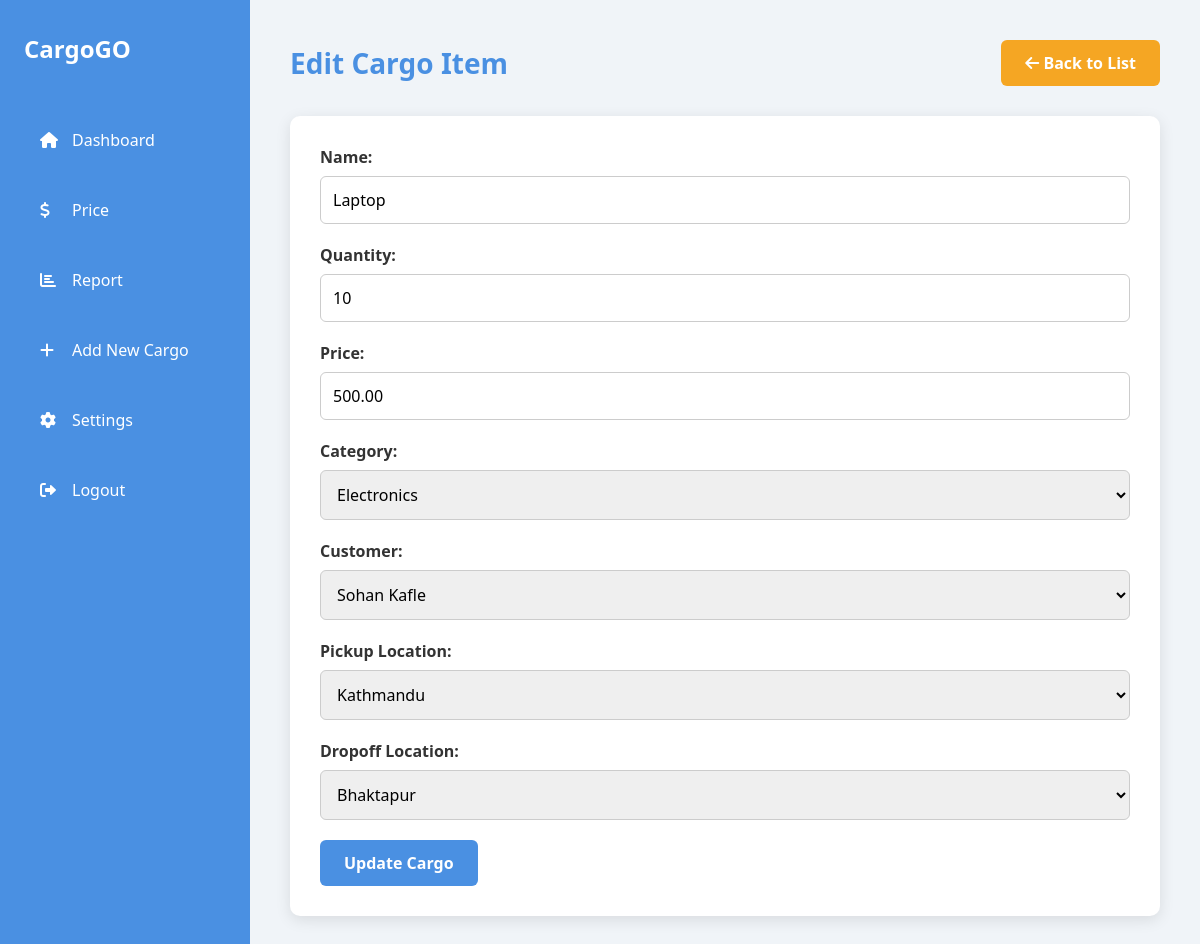
The app's page /edit.php?id=1 (signed in) with its own data.
### tables this page shows
CREATE TABLE cargo_items (
    cargo_id INT AUTO_INCREMENT PRIMARY KEY,
    name VARCHAR(255) NOT NULL,
    quantity INT NOT NULL,
    price DECIMAL(10, 2) NOT NULL,
    category_id INT NOT NULL,
    customer_id INT NOT NULL,
    pickup_location_id INT NOT NULL,
    dropoff_location_id INT NOT NULL,
    distance DECIMAL(10, 2) NOT NULL,
    price_per_km DECIMAL(10, 2) NOT NULL,
    total_price DECIMAL(10, 2) GENERATED ALWAYS AS (distance * price_per_km) STORED,
    user_id INT NOT NULL,
    created_at TIMESTAMP DEFAULT CURRENT_TIMESTAMP,
    FOREIGN KEY (category_id) REFERENCES categories(category_id),
    FOREIGN KEY (customer_id) REFERENCES customers(customer_id),
    FOREIGN KEY (pickup_location_id) REFERENCES locations(location_id),
    FOREIGN KEY (dropoff_location_id) REFERENCES locations(location_id),
    FOREIGN KEY (user_id) REFERENCES users(user_id)
);

CREATE TABLE categories (
    category_id INT AUTO_INCREMENT PRIMARY KEY,
    category_name VARCHAR(100) NOT NULL UNIQUE
);

CREATE TABLE customers (
    customer_id INT AUTO_INCREMENT PRIMARY KEY,
    name VARCHAR(100) NOT NULL,
    address TEXT NOT NULL
);

CREATE TABLE locations (
    location_id INT AUTO_INCREMENT PRIMARY KEY,
    location_name VARCHAR(255) NOT NULL UNIQUE
);

### edit.php (the view, shortened to what this page needs)
<?php
require_once 'config.php';
if ($_SERVER['REQUEST_METHOD'] == 'GET' && isset($_GET['id'])) {
    $id = (int)$_GET['id'];
    $query = "SELECT * FROM cargo_items WHERE cargo_id = $id";
    $result = mysqli_query($conn, $query);
    if ($result && mysqli_num_rows($result) > 0) {
        $item = mysqli_fetch_assoc($result);
    } else {
        $error = "Item not found or database query failed.";
    }
}
?>
<!DOCTYPE html>
<html lang="en">
<head>
    <link rel="stylesheet" href="https://cdnjs.cloudflare.com/ajax/libs/font-awesome/6.0.0/css/all.min.css">
</head>
<body>
    <div class="sidebar">
        <div class="logo">CargoGO</div>
        <a href="#" class="menu-item">
            <i class="fas fa-home"></i>
            Dashboard
        </a>
        <a href="price.php" class="menu-item">
            <i class="fas fa-dollar-sign"></i>
            Price
        </a>
        <a href="report.php" class="menu-item">
            <i class="fas fa-chart-bar"></i>
            Report
        </a>
        <a href="add.php" class="menu-item">
            <i class="fas fa-plus"></i>
            Add New Cargo
        </a>
        <a href="settings.php" class="menu-item">
            <i class="fas fa-cog"></i>
            Settings
        </a>
        <a href="logout.php" class="menu-item">
            <i class="fas fa-sign-out-alt"></i>
            Logout
        </a>
    </div>
    <div class="main">
        <div class="header">
            <h1>Edit Cargo Item</h1>
            <a href="user_dashboard.php" class="btn btn-secondary"><i class="fas fa-arrow-left"></i> Back to List</a>
        </div>
        <div class="form-container">
            <?php if (isset($item)) : ?>
                <form action="edit.php" method="post">
                    <div class="form-group">
                        <label for="name">Name:</label>
                        <input type="text" id="name" name="name" value="<?php echo htmlspecialchars($item['name']); ?>" required>
                    </div>
                    <div class="form-group">
                        <label for="quantity">Quantity:</label>
                        <input type="number" id="quantity" name="quantity" value="<?php echo $item['quantity']; ?>" required>
                    </div>
                    <div class="form-group">
                        <label for="price">Price:</label>
                        <input type="number" id="price" name="price" step="0.01" value="<?php echo $item['price']; ?>" required>
                    </div>
                    <div class="form-group">
                        <label for="category">Category:</label>
                        <select name="category" id="category" required>
                            <?php
                            $category_query = "SELECT * FROM categories";
                            $category_result = mysqli_query($conn, $category_query);
                            while ($category = mysqli_fetch_assoc($category_result)) {
                                echo "<option value='{$category['category_id']}' " . ($category['category_id'] == $item['category_id'] ? 'selected' : '') . ">{$category['category_name']}</option>";
                            }
                            ?>
                        </select>
                    </div>
                    <div class="form-group">
                        <label for="customer">Customer:</label>
                        <select name="customer" id="customer" required>
                            <?php
                            $customer_query = "SELECT * FROM customers";
                            $customer_result = mysqli_query($conn, $customer_query);
                            while ($customer = mysqli_fetch_assoc($customer_result)) {
                                echo "<option value='{$customer['customer_id']}' " . ($customer['customer_id'] == $item['customer_id'] ? 'selected' : '') . ">{$customer['name']}</option>";
                            }
                            ?>
                        </select>
                    </div>
                    <div class="form-group">
                        <label for="pickup_location">Pickup Location:</label>
                        <select name="pickup_location" id="pickup_location" required>
                            <?php
                            $location_query = "SELECT * FROM locations";
                            $location_result = mysqli_query($conn, $location_query);
                            while ($location = mysqli_fetch_assoc($location_result)) {
                                echo "<option value='{$location['location_id']}' " . ($location['location_id'] == $item['pickup_location_id'] ? 'selected' : '') . ">{$location['location_name']}</option>";
                            }
                            ?>
                        </select>
                    </div>
                    <div class="form-group">
                        <label for="dropoff_location">Dropoff Location:</label>
                        <select name="dropoff_location" id="dropoff_location" required>
                            <?php
                            mysqli_data_seek($location_result, 0);
                            while ($location = mysqli_fetch_assoc($location_result)) {
                                echo "<option value='{$location['location_id']}' " . ($location['location_id'] == $item['dropoff_location_id'] ? 'selected' : '') . ">{$location['location_name']}</option>";
                            }
                            ?>
                        </select>
                    </div>
                    <button type="submit" class="btn">Update Cargo</button>
                </form>
            <?php endif; ?>
        </div>
    </div>
</body>
</html>

### edit.php (style rules this page uses)
:root { --primary-color: #4a90e2; --secondary-color: #f5a623; --background-color: #f0f4f8; --text-color: #333; --card-background: #ffffff; }
* { margin: 0; padding: 0; box-sizing: border-box; font-family: 'Segoe UI', Tahoma, Geneva, Verdana, sans-serif; }
body { display: flex; min-height: 100vh; background-color: var(--background-color); color: var(--text-color); }
.sidebar { width: 250px; background: #4a90e2; color: white; padding: 32px 24px; display: flex; flex-direction: column; gap: 16px; }
.sidebar .logo { font-size: 24px; font-weight: bold; padding: 0 0 24px 0; margin-bottom: 8px; }
.sidebar .menu-item { display: flex; align-items: center; padding: 12px 16px; margin: 4px 0; text-decoration: none; color: white; border-radius: 8px; transition: background-color 0.2s; background: transparent; width: 100%; }
.sidebar .menu-item i { margin-right: 12px; width: 20px; }
.main { flex-grow: 1; padding: 40px; display: flex; flex-direction: column; }
.header { display: flex; justify-content: space-between; align-items: center; margin-bottom: 30px; }
.header h1 { font-size: 28px; color: var(--primary-color); }
.form-container { background: var(--card-background); padding: 30px; border-radius: 10px; box-shadow: 0 4px 15px rgba(0, 0, 0, 0.1); }
.form-group { margin-bottom: 20px; }
.form-group label { display: block; margin-bottom: 8px; font-weight: 600; color: var(--text-color); }
.form-group input, .form-group select { width: 100%; padding: 12px; border: 1px solid #ccc; border-radius: 6px; font-size: 16px; transition: border-color 0.3s ease; }
.btn { display: inline-block; padding: 12px 24px; background-color: var(--primary-color); color: white; text-decoration: none; border-radius: 6px; font-size: 16px; font-weight: 600; transition: all 0.3s ease; border: none; cursor: pointer; }
.btn-secondary { background-color: var(--secondary-color); }

### records on screen
cargo_items: name "Laptop", quantity "10", price "500.00", category "Electronics", customer "Sohan Kafle", pickup_location "Kathmandu", dropoff_location "Bhaktapur"
